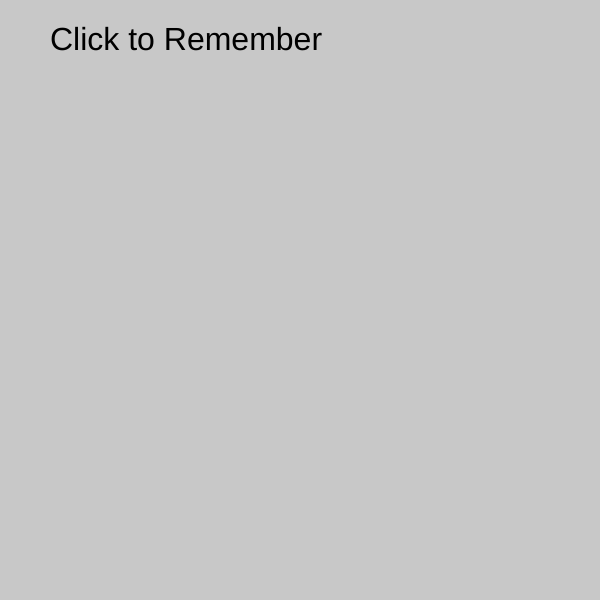
Frame 1 (no input)
Frame 60 (no input): identical to frame 1, image omitted
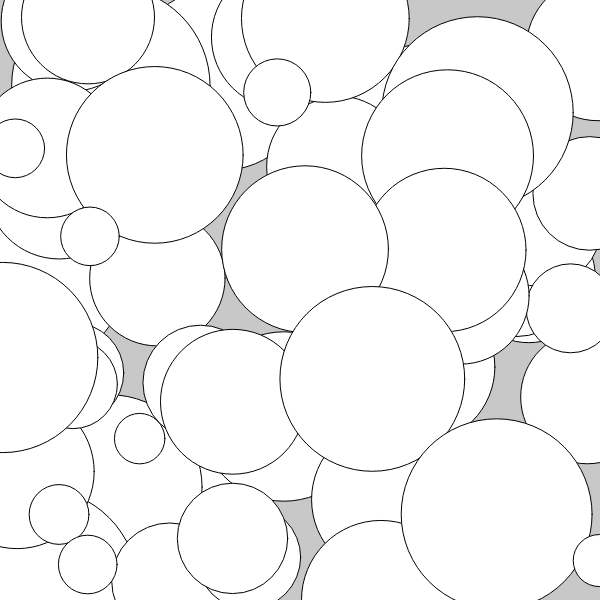
Frame 120 (the mouse pressed at the canvas centre since frame 60)

The p5.js sketch that drew these frames (run headless with seeded random() and noise() and a simulated clock; from frame 60 on, the mouse is pressed at the canvas centre):

// p5.js sketch
// ── sketch.js
// angels from the Uvalde School Shooting
let angels = [{
  name: "Alexandria",
  color: "10"
},{
  name: "Alithia",
  color:"10"
},{
  name:"Amerie",
  color:"10"
},{
  name:"Annabell",
  color: "10"
},{
  name: "Eliahna Torres",
  color: "10"
},{
  name:"Eliahna Garcia", 
  color:"9"
},{
  name:"Eva",
  color:"44"
},{
  name:"Irma",
  color:"48"
},{
  name:"Jackie",
  color:"9"
},{
  name:"Jailah",
  color:"10"
},{
  name:"Jayce",
  color:"10"
},{
  name:"Jose",
  color:"10"
},{
  name:"Layla",
  color:"11"
},{
  name:"Maite",
  color:"10"
},{
  name:"Makenna",
  color:"10"
},{
  name:"Maranda",
  color:"11"
},{
  name:"Nevaeh",
  color:"10"
},{
  name:"Rojelio",
  color:"10"
},{
  name:"Tess",
  color:"10"
},{
  name:"Uziyah",
  color:"8"
},{
  name:"Xavier",
  color:"10"
}];

let randomIndex;
let animating = false;




function setup() {
  createCanvas(600,600);
  background(200);
  textSize(32);
  
  text("Click to Remember", 50, 50);
}

function draw() {
  
  if(animating == true){
    ellipse(random(width), random(height), random(50, 200));
    
  }
}


function randomizer(){
  animating = false;
  
  
  if (angels[0]) {
  // this displays random name and splices it out of array
  background(random(255),random(255),random(255));
  randomIndex = int(random(angels.length));
    text(angels[randomIndex].name + " was " +     angels[randomIndex].color + " years young", 50, 50);
  angels.splice(randomIndex, 1);
} else {
 background(random(200,255));
  text("The Police did nothing to save them!", 50, 50);
}
  
}


function mousePressed(){
  animating = true;
  setTimeout(randomizer, 2000);
  
}
